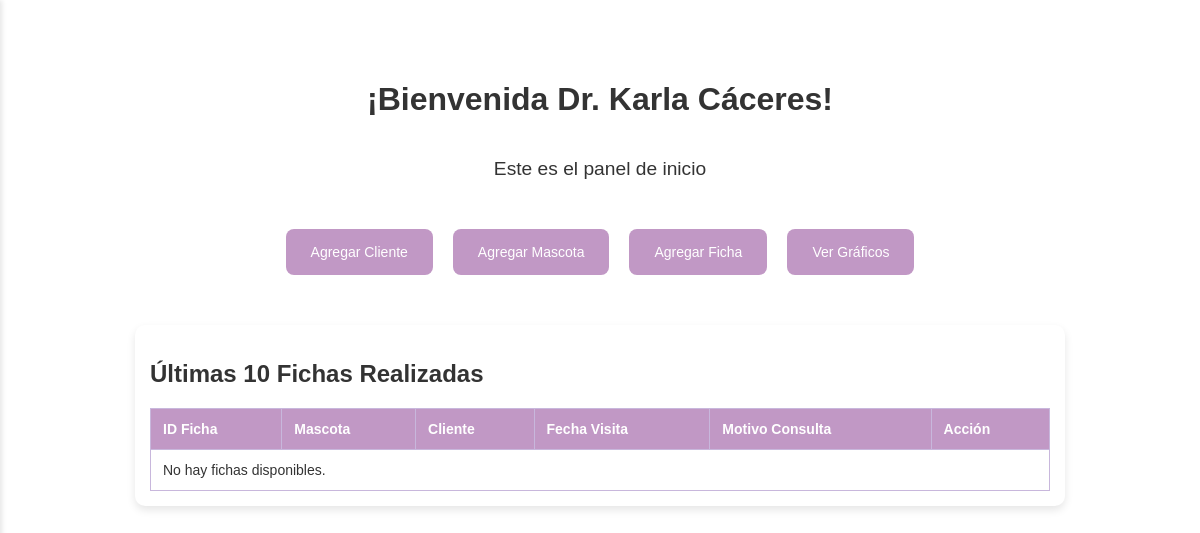
Before: / (signed in) with the older database file.
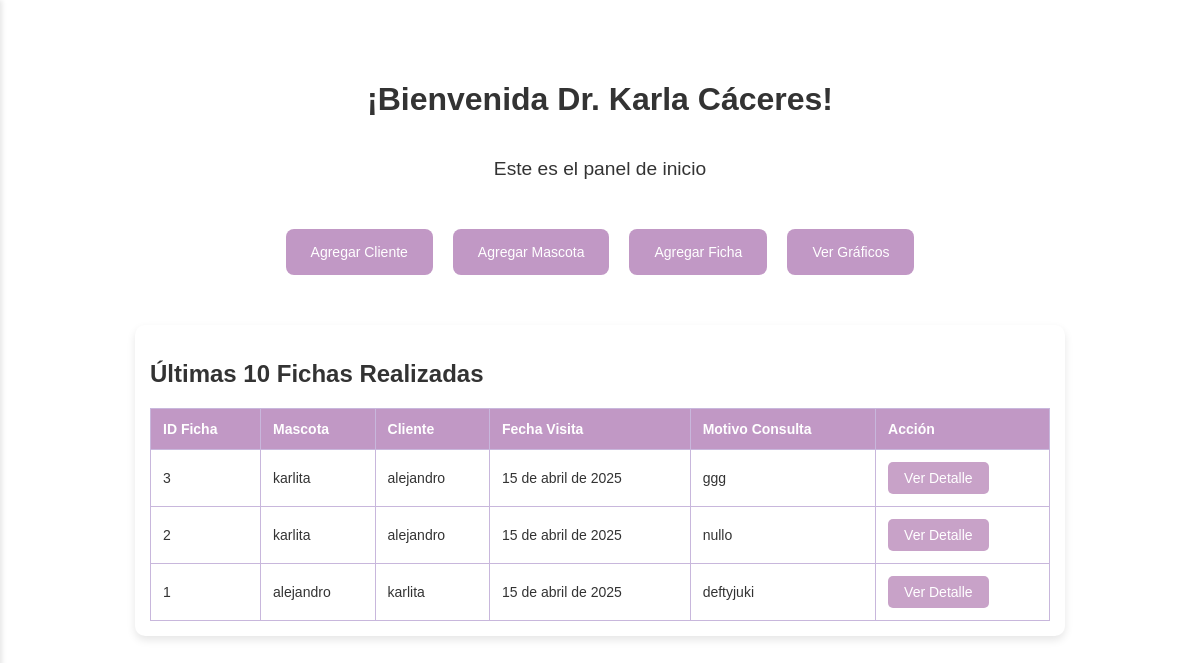
After: the same page with the newer database file.
### vetapp/models.py (models this page shows, shortened)
class Ficha(models.Model):
    id_ficha = models.AutoField(primary_key=True)
    mascota = models.ForeignKey(Mascota, on_delete=models.CASCADE, related_name='fichas')
    cliente = models.ForeignKey(Cliente, on_delete=models.CASCADE)
    fecha_visita = models.DateField(auto_now_add=True)
    motivo_consulta = models.TextField()
    anamnesis_remota = models.TextField()
    anamnesis_actual = models.TextField()
    pc = models.TextField()
    tllc = models.TextField()
    oidos = models.TextField()
    ojos = models.TextField()
    boca = models.TextField()
    linfonodo_submandibular = models.TextField()
    rt = models.CharField(max_length=10)
    fc = models.CharField(max_length=10)
    fr = models.CharField(max_length=10)
    pulso_femoral = models.TextField()
    palpacion_abdominal = models.TextField()
    miembro_reproductor = models.TextField()
    linfonodo_inguinal = models.TextField()
    pelaje = models.TextField()
    temperatura = models.CharField(max_length=10)
    tratamiento = models.TextField()
    recomendaciones = models.TextField()
    receta = models.TextField()

class Mascota(models.Model):
    SEXO_CHOICES = [
        ('Macho', 'Macho'),
        ('Hembra', 'Hembra'),
    ]
    ESPECIE_CHOICES = [
        ('Canino', 'Canino'),
        ('Felino', 'Felino'),
        ('Otro', 'Otro'),
    ]
    ESTADO_REPRODUCTIVO_CHOICES = [
        ('Entero', 'Entero'),
        ('Esterilizado', 'Esterilizado'),
    ]
    id_mascota = models.AutoField(primary_key=True)
    cliente = models.ForeignKey(Cliente, on_delete=models.CASCADE, related_name='mascotas')
    nombre = models.CharField(max_length=100)
    sexo = models.CharField(max_length=10, choices=SEXO_CHOICES)
    raza = models.CharField(max_length=100)
    especie = models.CharField(max_length=20, choices=ESPECIE_CHOICES)
    fecha_nacimiento = models.DateField()
    estado_reproductivo = models.CharField(max_length=15, choices=ESTADO_REPRODUCTIVO_CHOICES)
    def calcular_edad_completa(self):
        today = date.today()
        dias_totales = (today - self.fecha_nacimiento).days
        años = dias_totales // 365
        dias = dias_totales % 365
        años_texto = f"{años} año" if años == 1 else f"{años} años"
        dias_texto = f"{dias} día" if dias == 1 else f"{dias} días"
        return f"{años_texto} y {dias_texto}"
    edad = property(calcular_edad_completa)

class Cliente(models.Model):
    id_cliente = models.AutoField(primary_key=True)
    numero = models.CharField(max_length=20)
    mascota = models.CharField(max_length=100)  # Solo como dato de referencia rápida
    correo = models.EmailField()
    direccion = models.CharField(max_length=200)
    rut = models.CharField(max_length=12)
    nombre = models.CharField(max_length=100)

### vetapp/views.py (the view)
# urls.py: path('', views.home, name='home'),
@login_required
def home(request):
    fichas = Ficha.objects.all().order_by('-id_ficha')[:10]
    return render(request, 'vetapp/home.html', {'fichas': fichas})

### vetapp/templates/vetapp/home.html (shortened to what this page needs)
{% load static %}
<!DOCTYPE html>
<html lang="es">
<head>
    <link rel="stylesheet" href="{% static 'css/style.css' %}">
</head>
<body>
    <div class="home-container">
        <h1>¡Bienvenida Dr. Karla Cáceres!</h1>
        <p>Este es el panel de inicio</p>
        <div class="button-container">
            <a href="{% url 'agregar_cliente' %}"><button>Agregar Cliente</button></a>
            <a href="{% url 'agregar_mascota' %}"><button>Agregar Mascota</button></a>
            <a href="{% url 'agregar_ficha' %}"><button>Agregar Ficha</button></a>
            <button>Ver Gráficos</button>
        </div>
        <div class="tabla-container">
            <h2>Últimas 10 Fichas Realizadas</h2>
            <table>
                <thead>
                    <tr>
                        <th>ID Ficha</th>
                        <th>Mascota</th>
                        <th>Cliente</th>
                        <th>Fecha Visita</th>
                        <th>Motivo Consulta</th>
                        <th>Acción</th>
                    </tr>
                </thead>
                <tbody>
                    {% for ficha in fichas %}
                        <tr>
                            <td>{{ ficha.id_ficha }}</td>
                            <td>{{ ficha.mascota.nombre }}</td>
                            <td>{{ ficha.cliente.nombre }}</td>
                            <td>{{ ficha.fecha_visita }}</td>
                            <td>{{ ficha.motivo_consulta }}</td>
                            <td>
                                <a href="{% url 'ver_detalle_ficha' ficha.id_ficha %}">
                                    <button class="detalle-btn">Ver Detalle</button>
                                </a>
                            </td>
                        </tr>
                    {% empty %}
                        <tr>
                            <td colspan="6">No hay fichas disponibles.</td>
                        </tr>
                    {% endfor %}
                </tbody>
            </table>
        </div>
    </div>
</body>
</html>

### static/css/style.css (style rules this page uses)
body { margin: 0; font-family: Arial, sans-serif; background-size: cover; background-position: center; color: #333; height: 100vh; }
.home-container { margin-left: 250px; padding: 40px; display: flex; flex-direction: column; align-items: center; justify-content: center; box-sizing: border-box; }
.home-container h1 { font-size: 2em; margin-bottom: 20px; }
.home-container p { font-size: 1.2em; }
.button-container { margin: 30px 0; display: flex; gap: 20px; flex-wrap: wrap; justify-content: center; }
.button-container button { background-color: #c198c5; border: none; padding: 15px 25px; border-radius: 8px; color: white; cursor: pointer; font-size: 14px; }
.tabla-container { background-color: white; border-radius: 10px; padding: 20px; box-shadow: 0px 4px 8px rgba(0,0,0,0.1); overflow-x: auto; width: 100%; max-width: 900px; margin-top: 20px; }
table { width: 100%; border-collapse: collapse; margin-top: 10px; }
th, td { border: 1px solid #c8b7dc; padding: 12px; text-align: left; }
th { background-color: #c198c5; color: white; }
.detalle-btn { background-color: #c8a2c8; border: none; color: white; padding: 8px 16px; font-size: 14px; border-radius: 5px; cursor: pointer; transition: background-color 0.3s ease; }
.button-container { display: flex; justify-content: space-between; margin-top: 30px; }
@media screen and (max-width: 1280px) { .home-container { margin-left: 0; padding: 60px 20px; } }
@media screen and (max-width: 1280px) { .table-container, .tabla-container { padding: 15px; overflow-x: auto; } }
@media screen and (max-width: 1280px) { .tabla-container table, .table-container table { font-size: 14px; } }

Changed rows visible on the page:
added Ficha: id_ficha "3", mascota.nombre "karlita", cliente.nombre "alejandro", fecha_visita "15 de abril de 2025", motivo_consulta "ggg"
added Ficha: id_ficha "2", mascota.nombre "karlita", cliente.nombre "alejandro", fecha_visita "15 de abril de 2025", motivo_consulta "nullo"
added Ficha: id_ficha "1", mascota.nombre "alejandro", cliente.nombre "karlita", fecha_visita "15 de abril de 2025", motivo_consulta "deftyjuki"
Other visible differences:
text no longer shown: "No hay fichas disponibles."
